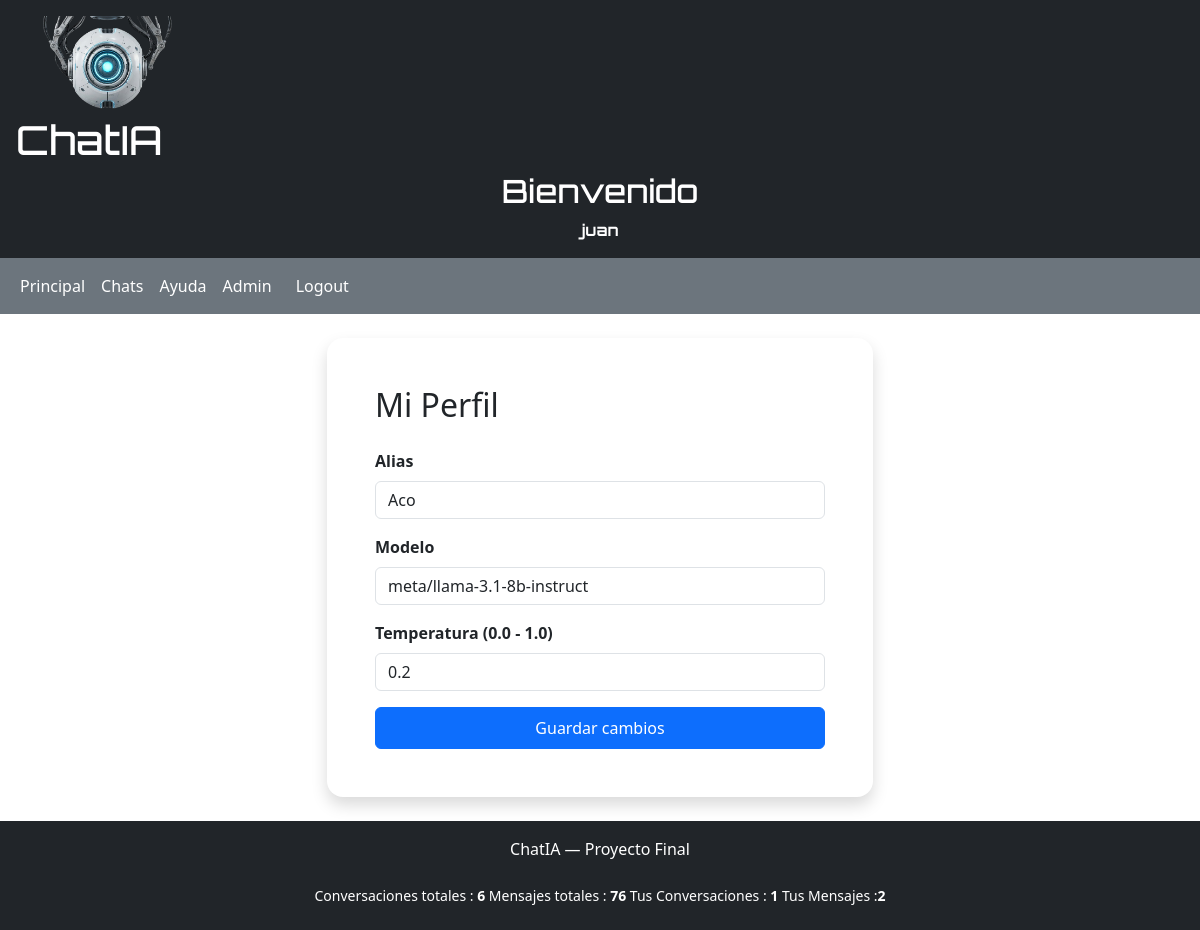
/perfil/ (signed in), run on the app's committed database.
### chat/models.py (models this page shows, shortened)
class PerfilUsuario(models.Model):
    usuario = models.OneToOneField(User, on_delete=models.CASCADE)
    alias = models.CharField(max_length=100)
    modelo = models.CharField(max_length=100, default= "meta/llama-3.1-8b-instruct")
    temperatura = models.FloatField(default= 0.2)

### chat/views.py (the view)
# urls.py: path("perfil/",views.perfil,name='perfil'),
@login_required
def perfil(request):
    perfil, _ =PerfilUsuario.objects.get_or_create(usuario=request.user)
    if request.method == 'POST':
        perfil.alias =request.POST.get('alias', '')
        perfil.modelo = request.POST.get('modelo',perfil.modelo)
        perfil.temperatura = request.POST.get('temperatura',perfil.temperatura)
        perfil.save()
    return render(request,"chat/perfil.html",{'perfil': perfil})

### chat/context_processor.py (called while the page is built)
def metricas_globales(request):
    total_conversaciones = Conversacion.objects.count()
    total_mensajes = Mensaje.objects.count()
    conv_usuarios = 0
    mensa_usuarios = 0
    if request.user.is_authenticated:
        conv_usuarios = Conversacion.objects.filter(usuario=request.user).count()
        mensa_usuarios = Mensaje.objects.filter(conversacion__usuario=request.user).count()
    return {
            'total_conversaciones': total_conversaciones,
            'total_mensajes': total_mensajes,
            'conv_usuario': conv_usuarios,
            'mensa_usuario': mensa_usuarios,
    }

### chat/templates/chat/perfil.html (shortened to what this page needs)
{% extends "chat/base.html" %}
{% block content %}
<div class="row justify-content-center">
    <div class="col-md-6">
        <div class="card shadow border-0 rounded-4">
            <div class="card-body p-5">
                <h2 class="mb-4">Mi Perfil</h2>
                <form method="post">
                    <div class="mb-3">
                        <label class="form-label fw-semibold">Alias</label>
                        <input type="text" name="alias" class="form-control"
                               value="{{ perfil.alias }}">
                    </div>
                    <div class="mb-3">
                        <label class="form-label fw-semibold">Modelo</label>
                        <input type="text" name="modelo" class="form-control"
                               value="{{ perfil.modelo }}">
                    </div>
                    <div class="mb-3">
                        <label class="form-label fw-semibold">Temperatura (0.0 - 1.0)</label>
                        <input type="number" name="temperatura" class="form-control"
                               step="0.1" min="0" max="1"
                               value="{{ perfil.temperatura }}">
                    </div>
                    <button type="submit" class="btn btn-primary w-100 py-2">
                        Guardar cambios
                    </button>
                </form>
            </div>
        </div>
    </div>
</div>
{% endblock %}

### chat/templates/chat/base.html (shortened to what this page needs)
{%  load static %}
<!DOCTYPE html>
<html lang="es">
<head>
    <link rel="stylesheet" href="{% static 'css/estilo.css' %}">
    <link href="https://cdn.jsdelivr.net/npm/bootstrap@5.3.0/dist/css/bootstrap.min.css" rel="stylesheet">
</head>
<body class="d-flex flex-column min-vh-100">
<header class="bg-dark text-white p-3" style="margin-top : 0 ;padding-top : 0;">
    <img src = "{% static 'img/header2.png' %}"  alt="logo" height="100" >
    <a href="/" class="text-white text-decoration-none"><h1>ChatIA</h1></a>
    {% if user.is_authenticated %}
        <div class="text-center">
        <span><h2>Bienvenido </h2><strong>{{ user.username }}</strong> </span>
        </div>
    {% endif %}
</header>
<nav class="navbar navbar-expand bg-secondary">
    <div class="container-fluid">
        <ul class="navbar-nav flex-row">
            {% if request.path != '/' %}
            <li class="nav-item"><a class="nav-link text-white" href="/">Principal</a></li>
            {% endif %}
            {% if request.path != '/chat/' %}
            <li class="nav-item"><a class="nav-link text-white" href="/chat/">Chats</a></li>
            {% endif %}
            {% if request.path != '/ayuda/' %}
            <li class="nav-item"><a class="nav-link text-white" href="/ayuda/">Ayuda</a></li>
            {% endif %}
            {% if request.path != '/admin/' %}
             <li class="nav-item"><a class="nav-link text-white" href="/admin/">Admin</a></li>
            {% endif %}
            {% if user.is_authenticated %}
            <li class="nav-item">
                <form method="post" action="/logout/" class="d-inline">
                <button type="submit" class="nav-link text-white btn-link"
                style="text-decoration:none; padding: 8px 16px">Logout</button>
                </form>
            </li>
            {% endif %}
        </ul>
    </div>
</nav>
<main class="container mt-4 flex-grow-1">
    {% block content %}
    {% endblock %}
</main>
<footer class="bg-dark text-white text-center p-3 mt-4">
    <p>ChatIA — Proyecto Final</p>
    <div class ="container py-2   text-center  small">
        <span> Conversaciones totales : <strong>{{ total_conversaciones }}</strong></span>
        <span> Mensajes totales : <strong>{{ total_mensajes }}</strong></span>
        {% if user.is_authenticated %}
            <span>Tus Conversaciones : <strong>{{ conv_usuario }}</strong></span>
            <span>Tus  Mensajes :<strong>{{ mensa_usuario }}</strong></span>
        {% endif %}
    </div>
</footer>
</body>
</html>

### chat/static/css/estilo.css (style rules this page uses)
body, html { margin: 0; padding: 0; }
header , h1 { font-family: 'Orbitron',sans-serif ; }

### data on the page
PerfilUsuario: alias "Aco", modelo "meta/llama-3.1-8b-instruct", temperatura "0.2"

### other printed values
{{ user.username }} "juan"
{{ total_conversaciones }} "6"
{{ total_mensajes }} "76"
{{ conv_usuario }} "1"
{{ mensa_usuario }} "2"
